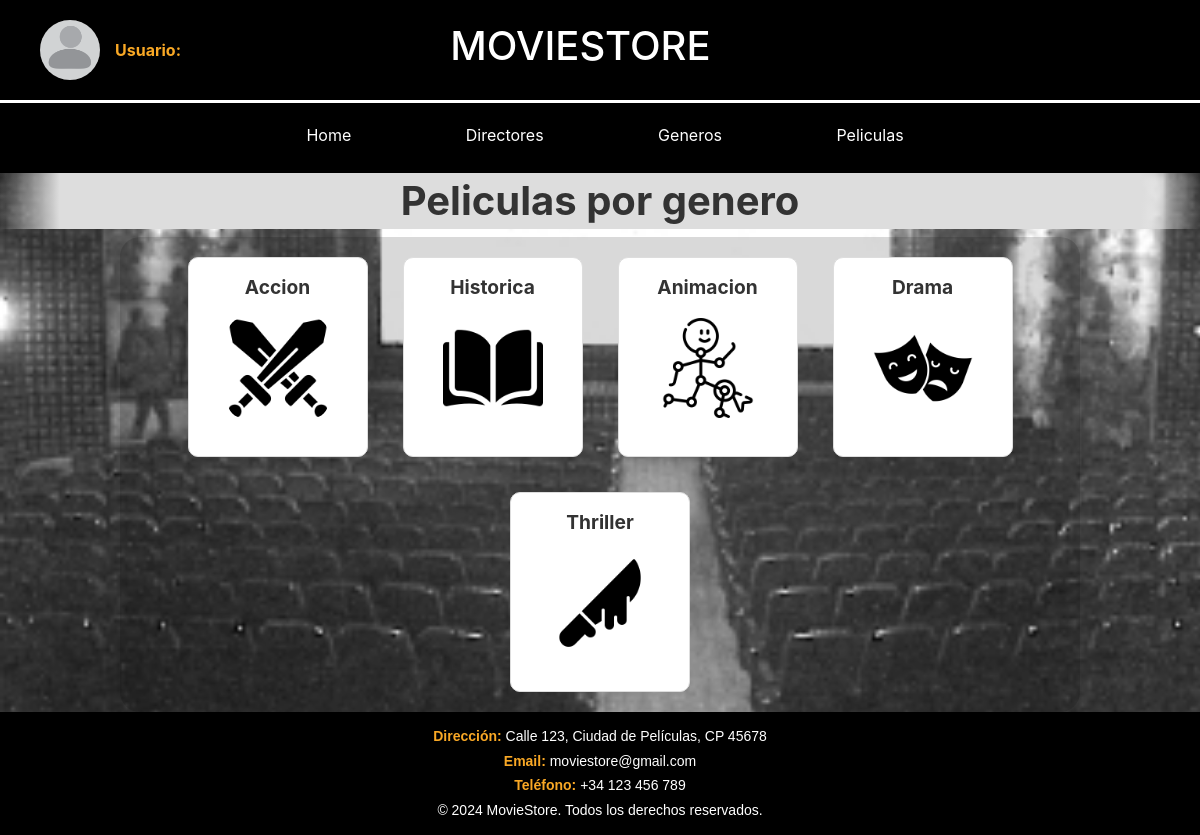
/genero, run on the app's committed database.
### movies/models.py (models this page shows)
class Movie (models.Model):
    movies= (("Pelicula", "Pelicula"), ("Serie", "Serie"))
    genero = models.CharField(max_length=200)
    nombre = models.CharField(max_length=200)
    directores = models.ManyToManyField(Director, null=True, blank=True)
    tipoMovie = models.CharField(choices=movies, max_length=20)

### movies/views.py (the view)
# urls.py: path('genero', views.genero, name="genero"),
def genero(request):
    return render(request, "movies/genero.html", {"genero": getGeneros()})

### movies/views.py (called while the page is built)
def getGeneros():
    generos=[]
    g=Movie.objects.all()
    for item in g:
        if (item.genero not in generos):
         generos.append(item.genero)
    return generos

### movies/templates/movies/genero.html (shortened to what this page needs)
{% extends "movies/layout.html" %}
{% load static%}
{% block body %}
    <div id="generos">
        <h2><strong>Peliculas por genero</strong></h2>
        <div id="listaGeneros">
            {% for entry in genero  %}
                <a href="{% url 'detalles' nombre=entry tipo='genero' %}">
                    <p id="genero"> {{entry}} </p>
                    <img src="{% static 'movies/images/' %}{{entry}}.png" alt="Imagen de {{ entry }}" width="100">
                </a>
            {% endfor %}
        </div>
    </div>
{%endblock%}

### movies/static/movies/styles.css (style rules this page uses)
html, body { background-image: url("images/cine.jpg");background-size: cover; height: 100%; margin: 0; display: flex; flex-direction: column; }
#generos { text-align: center; }
#generos h2 { color: #333; font-size: 2.5em; margin-top: 0px; padding: 4px; background: radial-gradient(circle, rgba(221, 221, 221, 1) 90%, rgba(221, 221, 221, 0) 100%); }
#generos #listaGeneros { display: flex; flex-wrap: wrap; justify-content: center; gap: 15px; background-color: rgba(0, 0, 0, 0.15); padding: 10px; width: 80%; margin: 0 auto; border-radius: 20px; }
#generos a { text-decoration: none; color: #333; font-weight: bold; font-size: 1.2em; display: block; background: #fff; border: 1px solid #ddd; border-radius: 10px; width: 180px; height: 200px; margin: 10px; padding: 15px; transition: transform 0.2s, border 0.2s; }
#generos img { border-radius: 15px; }

### data on the page
Movie: genero "Accion", genero (picture)
Movie: genero "Historica", genero (picture)
Movie: genero "Animacion", genero (picture)
Movie: genero "Drama", genero (picture)
Movie: genero "Thriller", genero (picture)
